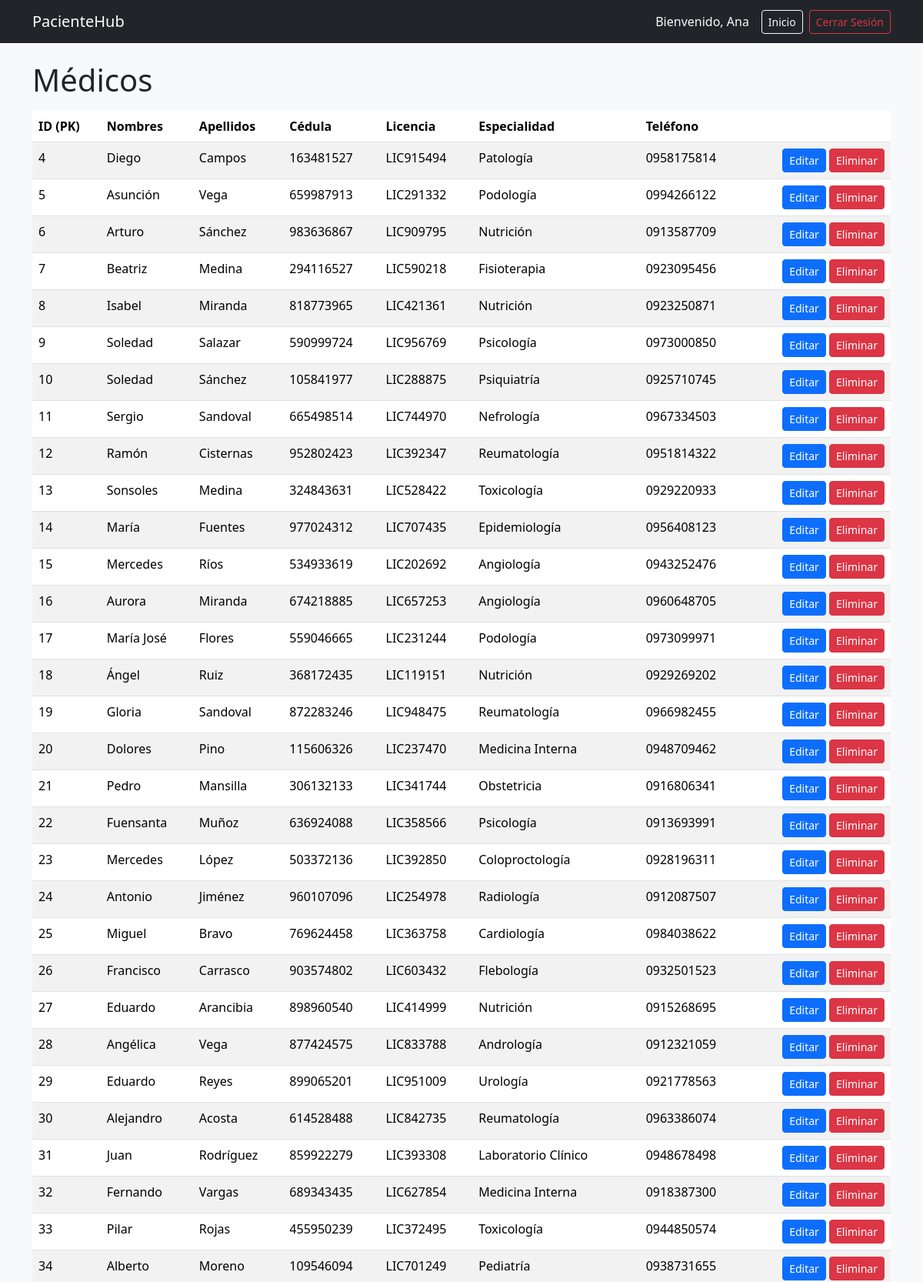
Page /medico/listar/ (signed in, upper part) on the committed database.
### student/models.py (models this page shows, shortened)
class Paciente(AbstractUser):
    cedula = models.CharField(max_length=10, unique=True)
    telefono = models.CharField(max_length=10)
    fecha_nacimiento = models.DateField()
    direccion = models.TextField()
    email = models.EmailField(unique=True)
    first_name = models.CharField(max_length=150)
    last_name = models.CharField(max_length=150)
    slug = models.SlugField(unique=True, blank=True)

class Medico(models.Model):
    cedula = models.CharField(max_length=10, unique=True)
    nombre = models.CharField(max_length=100)
    apellido = models.CharField(max_length=100)
    especialidad = models.ForeignKey(Especialidad, on_delete=models.CASCADE)
    email = models.EmailField(unique=True)
    telefono = models.CharField(max_length=10)
    licencia = models.CharField(max_length=20, unique=True)
    slug = models.SlugField(unique=True, blank=True)

class Especialidad(models.Model):
    nombre = models.CharField(max_length=100, unique=True)
    descripcion = models.TextField(blank=True, null=True)
    slug = models.SlugField(unique=True, blank=True)
    class Meta:
        verbose_name_plural = "Especialidades"

### student/views.py (the view)
# urls.py: path("medico/listar/", views.listar_medicos, name="listar_medicos"),
@login_required(login_url='student:login')
def listar_medicos(request):
    medicos = Medico.objects.all()
    return render(request, 'medico/listar.html', {'medicos': medicos})

### student/templates/medico/listar.html (shortened to what this page needs)
{% extends "paciente/base.html" %}
{% block content %}
<h1 class="mb-3">Médicos</h1>
<table class="table table-striped">
  <thead>
    <tr>
      <th>ID (PK)</th>
      <th>Nombres</th>
      <th>Apellidos</th>
      <th>Cédula</th>
      <th>Licencia</th>
      <th>Especialidad</th>
      <th>Teléfono</th>
      <th></th>
    </tr>
  </thead>
  <tbody>
    {% for medico in medicos %}
    <tr>
      <td>{{ medico.pk }}</td>
      <td>{{ medico.nombre }}</td>
      <td>{{ medico.apellido }}</td>
      <td>{{ medico.cedula }}</td>
      <td>{{ medico.licencia }}</td>
      <td>{{ medico.especialidad.nombre }}</td>
      <td>{{ medico.telefono }}</td>
      <td class="text-end">
        <a class="btn btn-sm btn-primary" href="{% url 'student:editar_medico' medico.slug %}">Editar</a>
        <a class="btn btn-sm btn-danger" onclick="return confirm('¿Estás seguro de que deseas eliminar a {{ medico.nombre }}?');" href="{% url 'student:eliminar_medico' medico.slug %}">Eliminar</a>
      </td>
    </tr>
    {% empty %}
    <tr><td colspan="8" class="text-center text-muted">No hay médicos aún.</td></tr>
    {% endfor %}
  </tbody>
</table>
{% endblock %}

### student/templates/paciente/base.html (shortened to what this page needs)
<!doctype html>
<html lang="es">
<head>
  <link href="https://cdn.jsdelivr.net/npm/bootstrap@5.3.2/dist/css/bootstrap.min.css" rel="stylesheet">
</head>
<body class="bg-light">
<nav class="navbar navbar-dark bg-dark mb-4">
  <div class="container">
    <a class="navbar-brand" href="{% url 'student:inicio' %}">PacienteHub</a>
    <div class="d-flex align-items-center">
      <span class="navbar-text text-light me-3">
        Bienvenido, {{ user.first_name }}
      </span>
      <a class="btn btn-sm btn-outline-light me-2" href="{% url 'student:inicio' %}">Inicio</a>
      <a class="btn btn-sm btn-outline-danger" href="{% url 'student:logout' %}">Cerrar Sesión</a>
    </div>
  </div>
</nav>
<div class="container">
  {% block content %}{% endblock %}
</div>
</body>
</html>

### rows in the picture
Paciente: first_name "Ana"
Medico: pk "4", nombre "Diego", apellido "Campos", cedula "163481527", licencia "LIC915494", especialidad.nombre "Patología", telefono "0958175814"
Medico: pk "5", nombre "Asunción", apellido "Vega", cedula "659987913", licencia "LIC291332", especialidad.nombre "Podología", telefono "0994266122"
Medico: pk "6", nombre "Arturo", apellido "Sánchez", cedula "983636867", licencia "LIC909795", especialidad.nombre "Nutrición", telefono "0913587709"
Medico: pk "7", nombre "Beatriz", apellido "Medina", cedula "294116527", licencia "LIC590218", especialidad.nombre "Fisioterapia", telefono "0923095456"
Medico: pk "8", nombre "Isabel", apellido "Miranda", cedula "818773965", licencia "LIC421361", especialidad.nombre "Nutrición", telefono "0923250871"
Medico: pk "9", nombre "Soledad", apellido "Salazar", cedula "590999724", licencia "LIC956769", especialidad.nombre "Psicología", telefono "0973000850"
Medico: pk "10", nombre "Soledad", apellido "Sánchez", cedula "105841977", licencia "LIC288875", especialidad.nombre "Psiquiatría", telefono "0925710745"
Medico: pk "11", nombre "Sergio", apellido "Sandoval", cedula "665498514", licencia "LIC744970", especialidad.nombre "Nefrología", telefono "0967334503"
Medico: pk "12", nombre "Ramón", apellido "Cisternas", cedula "952802423", licencia "LIC392347", especialidad.nombre "Reumatología", telefono "0951814322"
Medico: pk "13", nombre "Sonsoles", apellido "Medina", cedula "324843631", licencia "LIC528422", especialidad.nombre "Toxicología", telefono "0929220933"
Medico: pk "14", nombre "María", apellido "Fuentes", cedula "977024312", licencia "LIC707435", especialidad.nombre "Epidemiología", telefono "0956408123"
Medico: pk "15", nombre "Mercedes", apellido "Ríos", cedula "534933619", licencia "LIC202692", especialidad.nombre "Angiología", telefono "0943252476"
Medico: pk "16", nombre "Aurora", apellido "Miranda", cedula "674218885", licencia "LIC657253", especialidad.nombre "Angiología", telefono "0960648705"
Medico: pk "17", nombre "María José", apellido "Flores", cedula "559046665", licencia "LIC231244", especialidad.nombre "Podología", telefono "0973099971"
Medico: pk "18", nombre "Ángel", apellido "Ruiz", cedula "368172435", licencia "LIC119151", especialidad.nombre "Nutrición", telefono "0929269202"
Medico: pk "19", nombre "Gloria", apellido "Sandoval", cedula "872283246", licencia "LIC948475", especialidad.nombre "Reumatología", telefono "0966982455"
Medico: pk "20", nombre "Dolores", apellido "Pino", cedula "115606326", licencia "LIC237470", especialidad.nombre "Medicina Interna", telefono "0948709462"
Medico: pk "21", nombre "Pedro", apellido "Mansilla", cedula "306132133", licencia "LIC341744", especialidad.nombre "Obstetricia", telefono "0916806341"
Medico: pk "22", nombre "Fuensanta", apellido "Muñoz", cedula "636924088", licencia "LIC358566", especialidad.nombre "Psicología", telefono "0913693991"
Medico: pk "23", nombre "Mercedes", apellido "López", cedula "503372136", licencia "LIC392850", especialidad.nombre "Coloproctología", telefono "0928196311"
Medico: pk "24", nombre "Antonio", apellido "Jiménez", cedula "960107096", licencia "LIC254978", especialidad.nombre "Radiología", telefono "0912087507"
Medico: pk "25", nombre "Miguel", apellido "Bravo", cedula "769624458", licencia "LIC363758", especialidad.nombre "Cardiología", telefono "0984038622"
Medico: pk "26", nombre "Francisco", apellido "Carrasco", cedula "903574802", licencia "LIC603432", especialidad.nombre "Flebología", telefono "0932501523"
Medico: pk "27", nombre "Eduardo", apellido "Arancibia", cedula "898960540", licencia "LIC414999", especialidad.nombre "Nutrición", telefono "0915268695"
Medico: pk "28", nombre "Angélica", apellido "Vega", cedula "877424575", licencia "LIC833788", especialidad.nombre "Andrología", telefono "0912321059"
Medico: pk "29", nombre "Eduardo", apellido "Reyes", cedula "899065201", licencia "LIC951009", especialidad.nombre "Urología", telefono "0921778563"
Medico: pk "30", nombre "Alejandro", apellido "Acosta", cedula "614528488", licencia "LIC842735", especialidad.nombre "Reumatología", telefono "0963386074"
Medico: pk "31", nombre "Juan", apellido "Rodríguez", cedula "859922279", licencia "LIC393308", especialidad.nombre "Laboratorio Clínico", telefono "0948678498"
Medico: pk "32", nombre "Fernando", apellido "Vargas", cedula "689343435", licencia "LIC627854", especialidad.nombre "Medicina Interna", telefono "0918387300"
Medico: pk "33", nombre "Pilar", apellido "Rojas", cedula "455950239", licencia "LIC372495", especialidad.nombre "Toxicología", telefono "0944850574"
Medico: pk "34", nombre "Alberto", apellido "Moreno", cedula "109546094", licencia "LIC701249", especialidad.nombre "Pediatría", telefono "0938731655"
